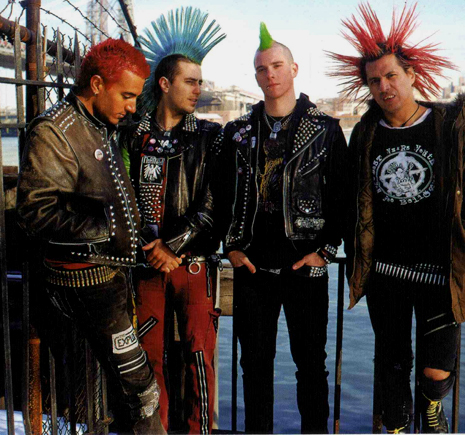
#> input picture project_2/rock.jpg, 465 x 435 px, found by its file name
$ python Grayscale.py
#> lines starting #> are read from the running program, lines starting #| are printed output that depends on the picture
import cv2
import numpy as np
from matplotlib import pyplot as plt

# Membaca gambar dalam format RGB
image_rgb = cv2.imread("c:/Users/Thinkpad/Documents/TUGAS/pengolahan citra digital/project_2/rock.jpg")  # Pastikan gambar berada di direktori yang benar
#> image_rgb is the input picture: shape (435, 465, 3); mean B, G, R 59.9, 62.8, 70.7
# Mengonversi gambar dari RGB ke Grayscale
image_gray = cv2.cvtColor(image_rgb, cv2.COLOR_BGR2GRAY)
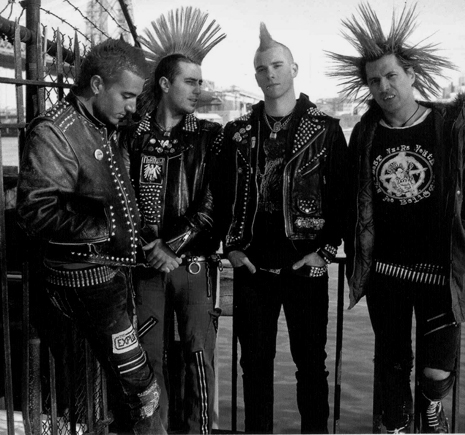
#> image_gray: shape (435, 465); min 0, max 241, mean 64.9

# Menampilkan gambar asli dan gambar grayscale
cv2.imshow('Original Image (RGB)', image_rgb)
cv2.imshow('Grayscale Image', image_gray)
cv2.waitKey(0)

# Menampilkan histogram untuk gambar RGB (dengan tiga saluran warna)
colors = ('b', 'g', 'r')
plt.figure(figsize=(10, 5))
for i, col in enumerate(colors):
    hist = cv2.calcHist([image_rgb], [i], None, [256], [0, 256])
    plt.plot(hist, color=col)
    plt.xlim([0, 256])
plt.title('Histogram of Original RGB Image')
plt.xlabel('Pixel Intensity')
plt.ylabel('Frequency')
plt.show()
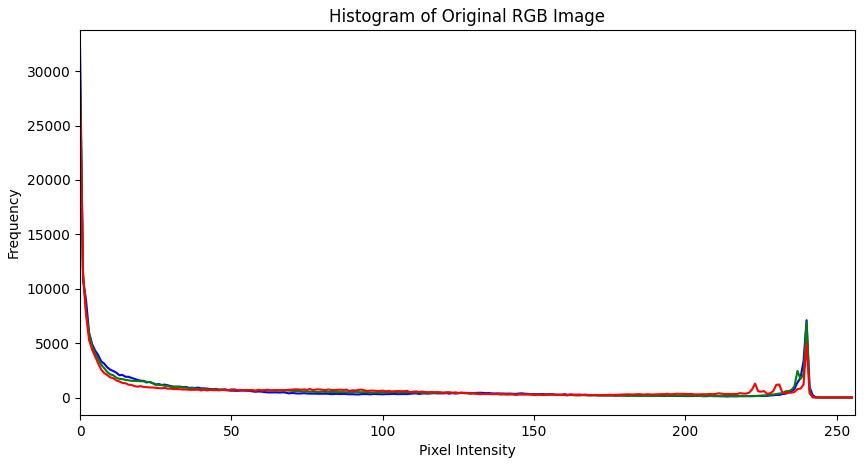
#> figure drawn by matplotlib, 1 panel; curve peaks at x = 0, y = 32179; curve peaks at x = 0, y = 29823; curve peaks at x = 0, y = 28790

# Menampilkan histogram untuk gambar Grayscale
plt.hist(image_gray.ravel(), 256, [0, 256], color='black')
plt.title('Histogram of Grayscale Image')
plt.xlabel('Pixel Intensity')
plt.ylabel('Frequency')
plt.show()
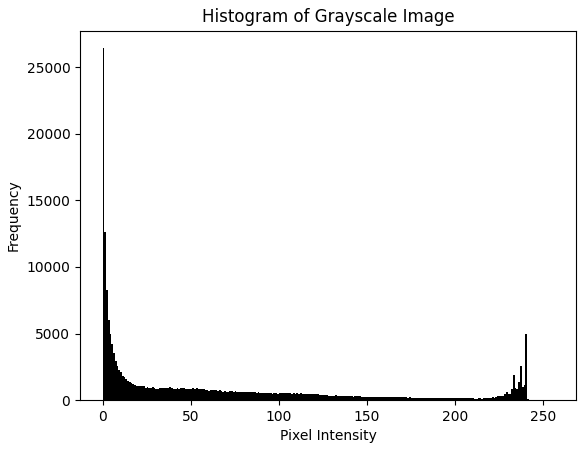
#> figure drawn by matplotlib, 1 panel; tallest bar 26425 high, from x = 0 to 1

# Menutup semua jendela OpenCV
cv2.destroyAllWindows()

$ run again, with project_2/punk.jpg copied over project_2/rock.jpg
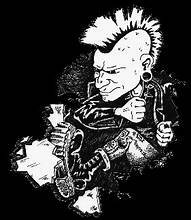
#> input picture project_2/punk.jpg, 191 x 220 px, found by its file name
#> image_rgb is the input picture: shape (220, 191, 3); min 0, max 255, mean 57.9
#> `plt.show()`:
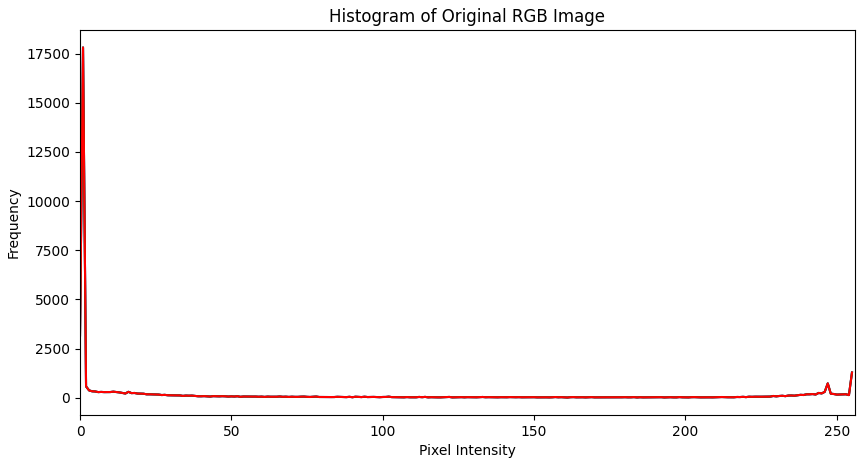
#> figure drawn by matplotlib, 1 panel; curve peaks at x = 1, y = 17809; curve peaks at x = 1, y = 17809; curve peaks at x = 1, y = 17809
#> `plt.show()`:
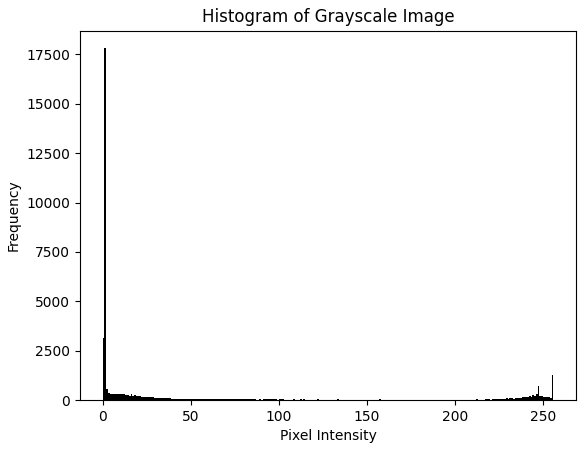
#> figure drawn by matplotlib, 1 panel; tallest bar 17809 high, from x = 1 to 2
